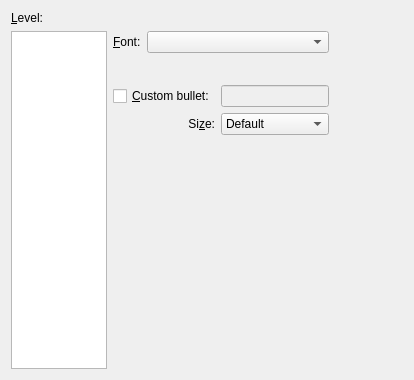
<?xml version="1.0" encoding="UTF-8"?>
<ui version="4.0">
 <class>BulletsUi</class>
 <widget class="QWidget" name="BulletsUi">
  <property name="geometry">
   <rect>
    <x>0</x>
    <y>0</y>
    <width>414</width>
    <height>380</height>
   </rect>
  </property>
  <layout class="QGridLayout" name="gridLayout_2">
   <item row="0" column="0">
    <widget class="QLabel" name="label">
     <property name="text">
      <string>&amp;Level:</string>
     </property>
     <property name="buddy">
      <cstring>levelLW</cstring>
     </property>
    </widget>
   </item>
   <item row="1" column="0" rowspan="4">
    <widget class="QListWidget" name="levelLW">
     <property name="maximumSize">
      <size>
       <width>96</width>
       <height>16777215</height>
      </size>
     </property>
    </widget>
   </item>
   <item row="1" column="1">
    <layout class="QHBoxLayout" name="horizontalLayout_2">
     <item>
      <widget class="QLabel" name="label_2">
       <property name="text">
        <string>&amp;Font:</string>
       </property>
       <property name="buddy">
        <cstring>bulletpaneCO</cstring>
       </property>
      </widget>
     </item>
     <item>
      <widget class="QComboBox" name="bulletpaneCO">
       <property name="sizePolicy">
        <sizepolicy hsizetype="Expanding" vsizetype="Fixed">
         <horstretch>0</horstretch>
         <verstretch>0</verstretch>
        </sizepolicy>
       </property>
      </widget>
     </item>
    </layout>
   </item>
   <item row="1" column="2" rowspan="4">
    <spacer>
     <property name="orientation">
      <enum>Qt::Horizontal</enum>
     </property>
     <property name="sizeHint" stdset="0">
      <size>
       <width>16</width>
       <height>271</height>
      </size>
     </property>
    </spacer>
   </item>
   <item row="2" column="1">
    <layout class="QHBoxLayout" name="horizontalLayout">
     <item>
      <spacer name="horizontalSpacer">
       <property name="orientation">
        <enum>Qt::Horizontal</enum>
       </property>
       <property name="sizeHint" stdset="0">
        <size>
         <width>40</width>
         <height>20</height>
        </size>
       </property>
      </spacer>
     </item>
     <item>
      <widget class="QStackedWidget" name="bulletpaneSW">
       <property name="sizePolicy">
        <sizepolicy hsizetype="Fixed" vsizetype="Fixed">
         <horstretch>0</horstretch>
         <verstretch>0</verstretch>
        </sizepolicy>
       </property>
      </widget>
     </item>
    </layout>
   </item>
   <item row="3" column="1">
    <layout class="QGridLayout" name="gridLayout">
     <item row="0" column="0">
      <widget class="QCheckBox" name="customCB">
       <property name="text">
        <string>&amp;Custom bullet:</string>
       </property>
      </widget>
     </item>
     <item row="0" column="1">
      <widget class="QLineEdit" name="customLE">
       <property name="enabled">
        <bool>false</bool>
       </property>
      </widget>
     </item>
     <item row="1" column="0">
      <widget class="QLabel" name="sizeL">
       <property name="text">
        <string>Si&amp;ze:</string>
       </property>
       <property name="alignment">
        <set>Qt::AlignRight|Qt::AlignTrailing|Qt::AlignVCenter</set>
       </property>
       <property name="buddy">
        <cstring>bulletsizeCO</cstring>
       </property>
      </widget>
     </item>
     <item row="1" column="1">
      <widget class="QComboBox" name="bulletsizeCO">
       <property name="sizePolicy">
        <sizepolicy hsizetype="Expanding" vsizetype="Fixed">
         <horstretch>0</horstretch>
         <verstretch>0</verstretch>
        </sizepolicy>
       </property>
       <item>
        <property name="text">
         <string>Default</string>
        </property>
       </item>
       <item>
        <property name="text">
         <string>Tiny</string>
        </property>
       </item>
       <item>
        <property name="text">
         <string>Smallest</string>
        </property>
       </item>
       <item>
        <property name="text">
         <string>Smaller</string>
        </property>
       </item>
       <item>
        <property name="text">
         <string>Small</string>
        </property>
       </item>
       <item>
        <property name="text">
         <string>Normal</string>
        </property>
       </item>
       <item>
        <property name="text">
         <string>Large</string>
        </property>
       </item>
       <item>
        <property name="text">
         <string>Larger</string>
        </property>
       </item>
       <item>
        <property name="text">
         <string>Largest</string>
        </property>
       </item>
       <item>
        <property name="text">
         <string>Huge</string>
        </property>
       </item>
       <item>
        <property name="text">
         <string>Huger</string>
        </property>
       </item>
      </widget>
     </item>
    </layout>
   </item>
   <item row="4" column="1">
    <spacer>
     <property name="orientation">
      <enum>Qt::Vertical</enum>
     </property>
     <property name="sizeHint" stdset="0">
      <size>
       <width>20</width>
       <height>40</height>
      </size>
     </property>
    </spacer>
   </item>
  </layout>
 </widget>
 <tabstops>
  <tabstop>levelLW</tabstop>
  <tabstop>bulletpaneCO</tabstop>
  <tabstop>bulletpaneSW</tabstop>
  <tabstop>customCB</tabstop>
  <tabstop>customLE</tabstop>
  <tabstop>bulletsizeCO</tabstop>
 </tabstops>
 <includes>
  <include location="local">qt_i18n.h</include>
 </includes>
 <resources/>
 <connections>
  <connection>
   <sender>customCB</sender>
   <signal>toggled(bool)</signal>
   <receiver>customLE</receiver>
   <slot>setEnabled(bool)</slot>
   <hints>
    <hint type="sourcelabel">
     <x>203</x>
     <y>148</y>
    </hint>
    <hint type="destinationlabel">
     <x>319</x>
     <y>149</y>
    </hint>
   </hints>
  </connection>
  <connection>
   <sender>customCB</sender>
   <signal>toggled(bool)</signal>
   <receiver>label_2</receiver>
   <slot>setDisabled(bool)</slot>
   <hints>
    <hint type="sourcelabel">
     <x>203</x>
     <y>148</y>
    </hint>
    <hint type="destinationlabel">
     <x>273</x>
     <y>19</y>
    </hint>
   </hints>
  </connection>
  <connection>
   <sender>customCB</sender>
   <signal>toggled(bool)</signal>
   <receiver>bulletpaneCO</receiver>
   <slot>setDisabled(bool)</slot>
   <hints>
    <hint type="sourcelabel">
     <x>203</x>
     <y>148</y>
    </hint>
    <hint type="destinationlabel">
     <x>320</x>
     <y>52</y>
    </hint>
   </hints>
  </connection>
  <connection>
   <sender>customCB</sender>
   <signal>toggled(bool)</signal>
   <receiver>bulletpaneSW</receiver>
   <slot>setDisabled(bool)</slot>
   <hints>
    <hint type="sourcelabel">
     <x>203</x>
     <y>148</y>
    </hint>
    <hint type="destinationlabel">
     <x>320</x>
     <y>106</y>
    </hint>
   </hints>
  </connection>
 </connections>
</ui>
